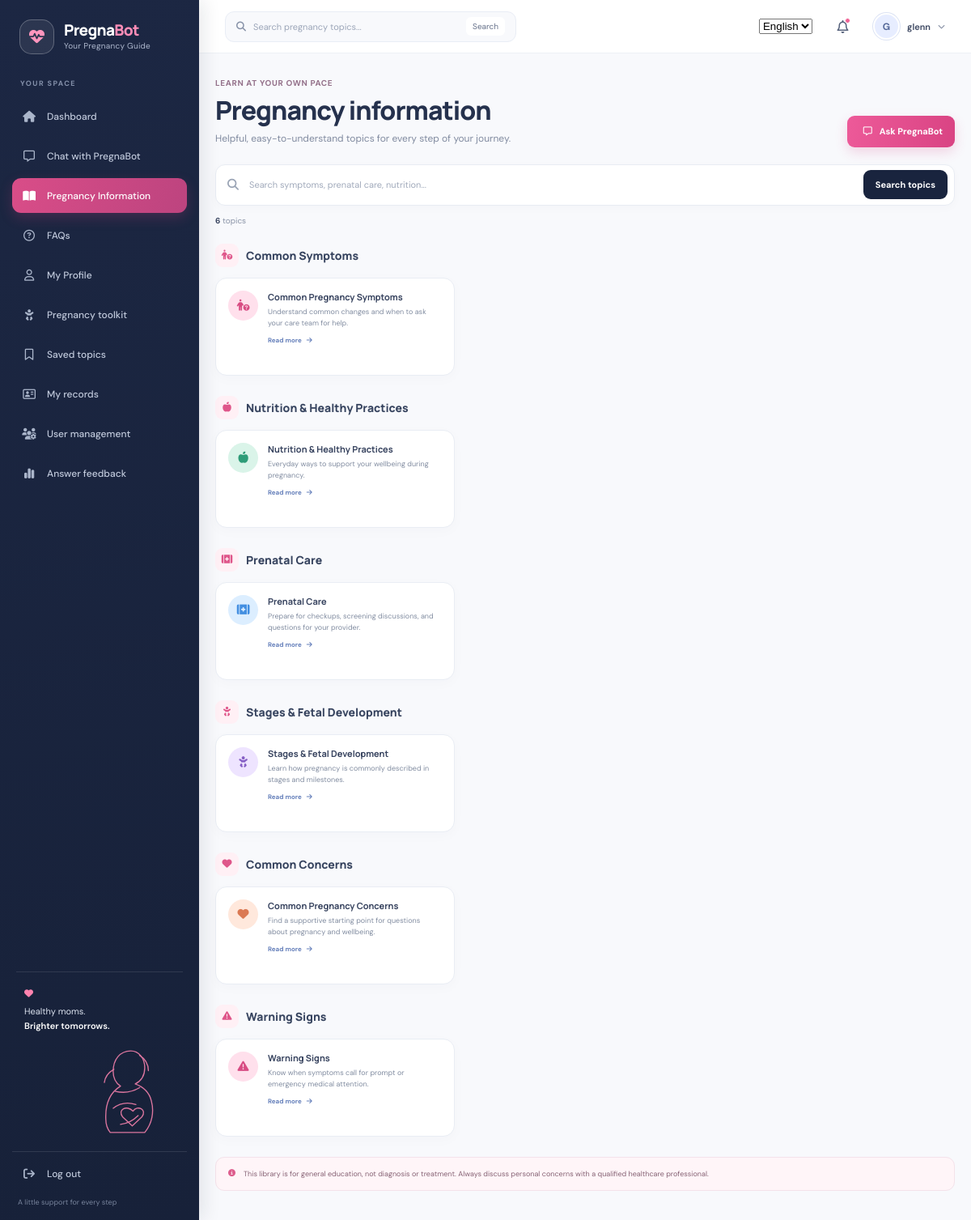
Screenshot of /pregnancy-info/ (signed in) with the database file from the repository.
### apps/core/models.py (models this page shows, shortened)
class PregnancyTopic(models.Model):
    class Category(models.TextChoices):
        SYMPTOMS = "symptoms", _("Common Symptoms")
        NUTRITION = "nutrition", _("Nutrition & Healthy Practices")
        PRENATAL = "prenatal", _("Prenatal Care")
        DEVELOPMENT = "development", _("Stages & Fetal Development")
        CONCERNS = "concerns", _("Common Concerns")
        WARNING_SIGNS = "warning-signs", _("Warning Signs")
    title = models.CharField(max_length=160)
    slug = models.SlugField(max_length=180, unique=True)
    category = models.CharField(max_length=32, choices=Category.choices)
    description = models.CharField(max_length=280)
    content = models.TextField()
    icon = models.CharField(max_length=48, default="fa-heart")
    position = models.PositiveSmallIntegerField(default=0)
    is_published = models.BooleanField(default=True)
    source_name = models.CharField(max_length=120, blank=True)
    source_url = models.URLField(blank=True)
    created_at = models.DateTimeField(auto_now_add=True)
    updated_at = models.DateTimeField(auto_now=True)
    class Meta:
        ordering = ["position", "title"]
    @classmethod
    def category_metadata(cls):
        styles = {
            cls.Category.SYMPTOMS: ("fa-person-circle-question", "rose"),
            cls.Category.NUTRITION: ("fa-apple-whole", "mint"),
            cls.Category.PRENATAL: ("fa-kit-medical", "blue"),
            cls.Category.DEVELOPMENT: ("fa-baby", "lavender"),
            cls.Category.CONCERNS: ("fa-heart", "peach"),
            cls.Category.WARNING_SIGNS: ("fa-triangle-exclamation", "rose"),
        }
        return [
            {
                "value": value,
                "title": title,
                "icon": styles[value][0],
                "color": styles[value][1],
            }
            for value, title in cls.Category.choices
        ]

### apps/core/content.py (the view)
@login_required(login_url="login")
def pregnancy_information(request):
    query = request.GET.get("q", "").strip()
    topics = PregnancyTopic.objects.filter(is_published=True)
    category = request.GET.get("category", "").strip()
    category_values = {value for value, _label in PregnancyTopic.Category.choices}
    if category not in category_values:
        category = ""
    if category:
        topics = topics.filter(category=category)
    if query:
        topics = topics.filter(
            Q(title__icontains=query)
            | Q(description__icontains=query)
            | Q(content__icontains=query)
        )
    topic_list = list(topics)
    topic_groups = [
        {
            **category_metadata,
            "topics": [
                topic
                for topic in topic_list
                if topic.category == category_metadata["value"]
            ],
        }
        for category_metadata in PregnancyTopic.category_metadata()
        if any(topic.category == category_metadata["value"] for topic in topic_list)
    ]
    return render(
        request,
        "pregnancy/information.html",
        {
            "query": query,
            "selected_category": category,
            "topic_groups": topic_groups,
            "topic_count": len(topic_list),
        },
    )

### templates/pregnancy/information.html (shortened to what this page needs)
{% extends "pregnancy/base.html" %}
{% load i18n %}
{% block content %}
<div class="page-heading">
  <div><span class="eyebrow">{% trans "Learn at your own pace" %}</span><h1>{% trans "Pregnancy information" %}</h1><p>{% trans "Helpful, easy-to-understand topics for every step of your journey." %}</p></div>
  <a class="button button-pink" href="{% url 'chatbot' %}"><i class="fa-regular fa-message" aria-hidden="true"></i> {% trans "Ask PregnaBot" %}</a>
</div>
<form class="library-search" method="get" role="search">
  <label for="topic-search"><i class="fa-solid fa-magnifying-glass" aria-hidden="true"></i><span class="visually-hidden">Search pregnancy information</span></label>
  <input id="topic-search" type="search" name="q" value="{{ query }}" placeholder="{% trans 'Search symptoms, prenatal care, nutrition...' %}">
  <button class="button button-dark" type="submit">{% trans "Search topics" %}</button>
</form>
<div class="library-summary"><strong>{{ topic_count }}</strong> topic{{ topic_count|pluralize }}{% if query %} matching “{{ query }}”{% endif %}{% if selected_category %} in this category{% endif %}</div>
{% for group in topic_groups %}
<section class="library-group">
  <div class="section-heading"><div><span class="group-kicker"><i class="fa-solid {{ group.icon }}" aria-hidden="true"></i> {{ group.title }}</span></div></div>
  <div class="library-grid">
    {% for topic in group.topics %}
    <a class="library-card" href="{% url 'topic_detail' topic.slug %}">
      <span class="topic-icon topic-{{ group.color }}"><i class="fa-solid {{ topic.icon }}" aria-hidden="true"></i></span>
      <span class="library-card-content"><strong>{{ topic.title }}</strong><span>{{ topic.description }}</span><small>Read more <i class="fa-solid fa-arrow-right" aria-hidden="true"></i></small></span>
    </a>
    {% endfor %}
  </div>
</section>
{% endfor %}
<div class="medical-note"><i class="fa-solid fa-circle-info" aria-hidden="true"></i><span>{% trans "This library is for general education, not diagnosis or treatment. Always discuss personal concerns with a qualified healthcare professional." %}</span></div>
{% endblock %}

### templates/pregnancy/base.html (shortened to what this page needs)
{% load static i18n %}
<!doctype html>
<html lang="{{ LANGUAGE_CODE }}">
<head>
  <link rel="stylesheet" href="https://cdnjs.cloudflare.com/ajax/libs/font-awesome/6.5.1/css/all.min.css">
  <link rel="stylesheet" href="{% static 'css/pregnabot.css' %}">
</head>
<body>
  <div class="app-shell">
    <aside class="sidebar" id="app-sidebar" aria-label="Main navigation">
      <a class="brand" href="{% url 'dashboard' %}">
        <span class="brand-mark"><i class="fa-solid fa-heart-pulse" aria-hidden="true"></i></span>
        <span class="brand-copy"><strong>Pregna<span>Bot</span></strong><small>Your Pregnancy Guide</small></span>
      </a>
      <nav class="side-nav">
        <span class="nav-caption">{% trans "YOUR SPACE" %}</span>
        <a class="side-link {% if request.resolver_match.url_name == 'dashboard' %}is-active{% endif %}" href="{% url 'dashboard' %}">
          <i class="fa-solid fa-house" aria-hidden="true"></i><span>{% trans "Dashboard" %}</span>
        </a>
        <a class="side-link {% if request.resolver_match.url_name == 'chatbot' or request.resolver_match.url_name == 'chat_conversation' %}is-active{% endif %}" href="{% url 'chatbot' %}">
          <i class="fa-regular fa-message" aria-hidden="true"></i><span>{% trans "Chat with PregnaBot" %}</span>
        </a>
        <a class="side-link {% if request.resolver_match.url_name == 'pregnancy_information' or request.resolver_match.url_name == 'topic_detail' %}is-active{% endif %}" href="{% url 'pregnancy_information' %}">
          <i class="fa-solid fa-book-open" aria-hidden="true"></i><span>{% trans "Pregnancy Information" %}</span>
        </a>
        <a class="side-link {% if request.resolver_match.url_name == 'faq_list' %}is-active{% endif %}" href="{% url 'faq_list' %}">
          <i class="fa-regular fa-circle-question" aria-hidden="true"></i><span>{% trans "FAQs" %}</span>
        </a>
        <a class="side-link {% if request.resolver_match.url_name == 'profile' %}is-active{% endif %}" href="{% url 'profile' %}">
          <i class="fa-regular fa-user" aria-hidden="true"></i><span>{% trans "My Profile" %}</span>
        </a>
        <a class="side-link {% if request.resolver_match.url_name == 'pregnancy_profile' %}is-active{% endif %}" href="{% url 'pregnancy_profile' %}">
          <i class="fa-solid fa-baby" aria-hidden="true"></i><span>{% trans "Pregnancy toolkit" %}</span>
        </a>
        <a class="side-link {% if request.resolver_match.url_name == 'bookmarks' %}is-active{% endif %}" href="{% url 'bookmarks' %}">
          <i class="fa-regular fa-bookmark" aria-hidden="true"></i><span>{% trans "Saved topics" %}</span>
        </a>
        <a class="side-link {% if request.resolver_match.url_name == 'info_list' %}is-active{% endif %}" href="{% url 'info:info_list' %}">
          <i class="fa-regular fa-address-card" aria-hidden="true"></i><span>{% trans "My records" %}</span>
        </a>
        {% if request.user.is_superuser %}
        <a class="side-link {% if request.resolver_match.url_name == 'user_list' %}is-active{% endif %}" href="{% url 'users:user_list' %}">
          <i class="fa-solid fa-users-gear" aria-hidden="true"></i><span>{% trans "User management" %}</span>
        </a>
        <a class="side-link {% if request.resolver_match.url_name == 'feedback_analytics' %}is-active{% endif %}" href="{% url 'feedback_analytics' %}">
          <i class="fa-solid fa-chart-simple" aria-hidden="true"></i><span>{% trans "Answer feedback" %}</span>
        </a>
        {% endif %}
      </nav>
      <div class="sidebar-bottom">
        <div class="sidebar-note">
          <span class="sidebar-note-heart"><i class="fa-solid fa-heart" aria-hidden="true"></i></span>
          <p>Healthy moms.<br><strong>Brighter tomorrows.</strong></p>
        </div>
        <form method="post" action="{% url 'logout' %}">
          <button class="side-link logout-link" type="submit">
            <i class="fa-solid fa-arrow-right-from-bracket" aria-hidden="true"></i><span>{% trans "Log out" %}</span>
          </button>
        </form>
        <div class="sidebar-footer">A little support for every step </div>
      </div>
    </aside>
    <main class="main-area">
      <header class="topbar">
        <form class="global-search" action="{% url 'pregnancy_information' %}" method="get" role="search">
          <i class="fa-solid fa-magnifying-glass" aria-hidden="true"></i>
          <input type="search" name="q" value="{{ request.GET.q|default:'' }}" placeholder="{% trans 'Search pregnancy topics...' %}" aria-label="{% trans 'Search pregnancy information' %}">
          <button type="submit">{% trans "Search" %}</button>
        </form>
        <div class="topbar-right">
          <form method="post" action="{% url 'set_language' %}" class="language-switch">
            <select id="language-select" name="language" onchange="this.form.submit()" aria-label="{% trans 'Choose language' %}">
              <option value="en" {% if LANGUAGE_CODE == 'en' or LANGUAGE_CODE == 'en-us' %}selected{% endif %}>English</option>
            </select>
          </form>
          <a class="notification-button" href="{% url 'faq_list' %}" aria-label="Browse helpful answers" title="Browse helpful answers">
            <i class="fa-regular fa-bell" aria-hidden="true"></i><span></span>
          </a>
          <details class="account-menu">
            <summary aria-label="Open account menu">
              <span class="avatar">{{ request.user.first_name|first|default:request.user.username|first|upper }}</span>
              <span class="account-name">{{ display_name|default:request.user.get_full_name|default:request.user.username }}</span>
              <i class="fa-solid fa-chevron-down account-chevron" aria-hidden="true"></i>
            </summary>
          </details>
        </div>
      </header>
      <div class="page-content">
        {% block content %}{% endblock %}
      </div>
    </main>
  </div>
</body>
</html>

### rows the page displays
PregnancyTopic: title "Common Pregnancy Symptoms", description "Understand common changes and when to ask your care team for help."
PregnancyTopic: title "Nutrition & Healthy Practices", description "Everyday ways to support your wellbeing during pregnancy."
PregnancyTopic: title "Prenatal Care", description "Prepare for checkups, screening discussions, and questions for your provider."
PregnancyTopic: title "Stages & Fetal Development", description "Learn how pregnancy is commonly described in stages and milestones."
PregnancyTopic: title "Common Pregnancy Concerns", description "Find a supportive starting point for questions about pregnancy and wellbeing."
PregnancyTopic: title "Warning Signs", description "Know when symptoms call for prompt or emergency medical attention."

### other values shown
{{ topic_count }} "6"
{{ group.title }} "Common Symptoms" "Nutrition & Healthy Practices" "Prenatal Care" "Stages & Fetal Development" "Common Concerns" "Warning Signs"
